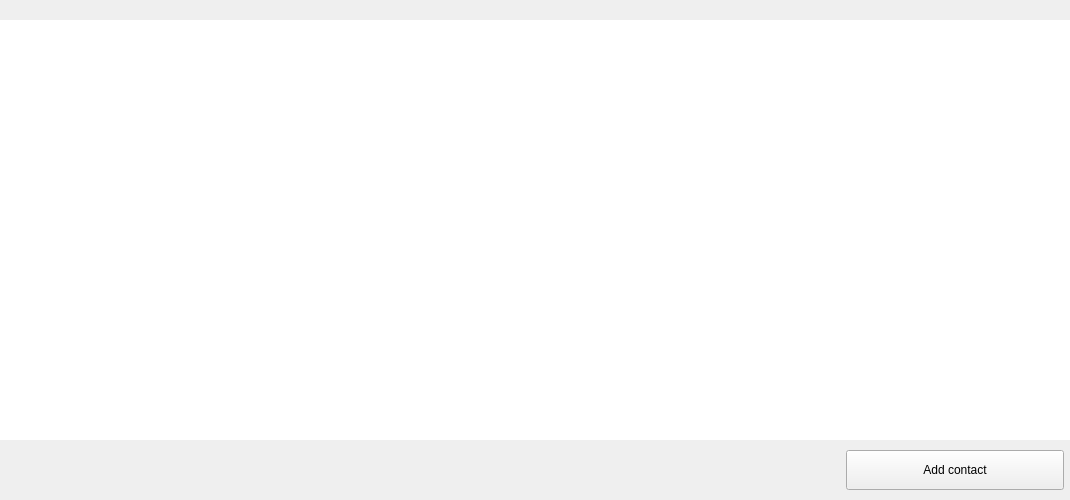
<?xml version="1.0" encoding="UTF-8"?>
<ui version="4.0">
 <class>AddressBookFrame</class>
 <widget class="QFrame" name="AddressBookFrame">
  <property name="geometry">
   <rect>
    <x>0</x>
    <y>0</y>
    <width>1070</width>
    <height>500</height>
   </rect>
  </property>
  <property name="windowTitle">
   <string>Frame</string>
  </property>
  <property name="frameShape">
   <enum>QFrame::NoFrame</enum>
  </property>
  <property name="frameShadow">
   <enum>QFrame::Plain</enum>
  </property>
  <layout class="QVBoxLayout" name="verticalLayout">
   <property name="spacing">
    <number>0</number>
   </property>
   <property name="leftMargin">
    <number>0</number>
   </property>
   <property name="topMargin">
    <number>0</number>
   </property>
   <property name="rightMargin">
    <number>0</number>
   </property>
   <property name="bottomMargin">
    <number>10</number>
   </property>
   <item>
    <layout class="QHBoxLayout" name="horizontalLayout_2">
     <property name="spacing">
      <number>0</number>
     </property>
     <property name="leftMargin">
      <number>6</number>
     </property>
     <property name="rightMargin">
      <number>6</number>
     </property>
    </layout>
   </item>
   <item>
    <spacer name="verticalSpacer">
     <property name="orientation">
      <enum>Qt::Vertical</enum>
     </property>
     <property name="sizeType">
      <enum>QSizePolicy::Fixed</enum>
     </property>
     <property name="sizeHint" stdset="0">
      <size>
       <width>20</width>
       <height>20</height>
      </size>
     </property>
    </spacer>
   </item>
   <item>
    <widget class="QTreeView" name="m_addressBookView">
     <property name="focusPolicy">
      <enum>Qt::NoFocus</enum>
     </property>
     <property name="contextMenuPolicy">
      <enum>Qt::CustomContextMenu</enum>
     </property>
     <property name="frameShape">
      <enum>QFrame::NoFrame</enum>
     </property>
     <property name="alternatingRowColors">
      <bool>true</bool>
     </property>
     <property name="selectionMode">
      <enum>QAbstractItemView::NoSelection</enum>
     </property>
     <property name="textElideMode">
      <enum>Qt::ElideMiddle</enum>
     </property>
     <property name="verticalScrollMode">
      <enum>QAbstractItemView::ScrollPerPixel</enum>
     </property>
     <property name="rootIsDecorated">
      <bool>false</bool>
     </property>
     <property name="itemsExpandable">
      <bool>false</bool>
     </property>
     <property name="expandsOnDoubleClick">
      <bool>false</bool>
     </property>
     <attribute name="headerStretchLastSection">
      <bool>false</bool>
     </attribute>
    </widget>
   </item>
   <item>
    <spacer name="verticalSpacer_2">
     <property name="orientation">
      <enum>Qt::Vertical</enum>
     </property>
     <property name="sizeType">
      <enum>QSizePolicy::Fixed</enum>
     </property>
     <property name="sizeHint" stdset="0">
      <size>
       <width>20</width>
       <height>10</height>
      </size>
     </property>
    </spacer>
   </item>
   <item>
    <layout class="QHBoxLayout" name="horizontalLayout">
     <property name="spacing">
      <number>0</number>
     </property>
     <property name="leftMargin">
      <number>6</number>
     </property>
     <property name="rightMargin">
      <number>6</number>
     </property>
     <item>
      <spacer name="horizontalSpacer">
       <property name="orientation">
        <enum>Qt::Horizontal</enum>
       </property>
       <property name="sizeType">
        <enum>QSizePolicy::MinimumExpanding</enum>
       </property>
       <property name="sizeHint" stdset="0">
        <size>
         <width>800</width>
         <height>20</height>
        </size>
       </property>
      </spacer>
     </item>
     <item>
      <widget class="QPushButton" name="m_addAddressButton">
       <property name="sizePolicy">
        <sizepolicy hsizetype="Fixed" vsizetype="Fixed">
         <horstretch>0</horstretch>
         <verstretch>0</verstretch>
        </sizepolicy>
       </property>
       <property name="minimumSize">
        <size>
         <width>218</width>
         <height>40</height>
        </size>
       </property>
       <property name="maximumSize">
        <size>
         <width>218</width>
         <height>40</height>
        </size>
       </property>
       <property name="text">
        <string>Add contact</string>
       </property>
       <property name="icon">
        <iconset>
         <normaloff>:/icons/add</normaloff>:/icons/add</iconset>
       </property>
      </widget>
     </item>
    </layout>
   </item>
  </layout>
 </widget>
 <resources/>
 <connections>
  <connection>
   <sender>m_addAddressButton</sender>
   <signal>clicked()</signal>
   <receiver>AddressBookFrame</receiver>
   <slot>addClicked()</slot>
   <hints>
    <hint type="sourcelabel">
     <x>53</x>
     <y>556</y>
    </hint>
    <hint type="destinationlabel">
     <x>436</x>
     <y>292</y>
    </hint>
   </hints>
  </connection>
  <connection>
   <sender>m_addressBookView</sender>
   <signal>customContextMenuRequested(QPoint)</signal>
   <receiver>AddressBookFrame</receiver>
   <slot>contextMenu(QPoint)</slot>
   <hints>
    <hint type="sourcelabel">
     <x>436</x>
     <y>297</y>
    </hint>
    <hint type="destinationlabel">
     <x>436</x>
     <y>292</y>
    </hint>
   </hints>
  </connection>
 </connections>
 <slots>
  <slot>addClicked()</slot>
  <slot>contextMenu(QPoint)</slot>
 </slots>
</ui>
